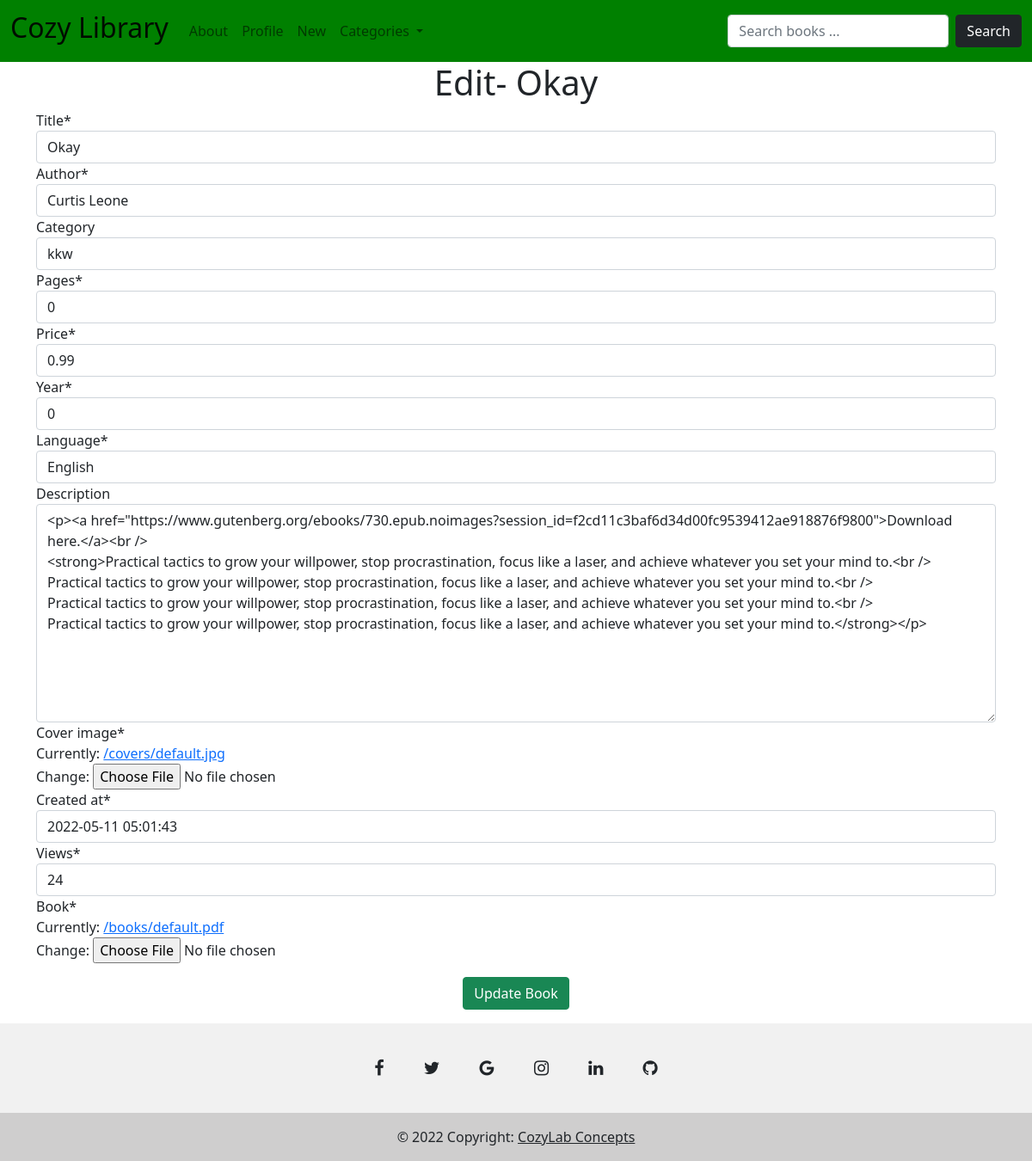
Screenshot of /book/3/update/ with the database file from the repository.
### cozylibrary/models.py (models this page shows, shortened)
class Book(models.Model):
    title = models.CharField(max_length=255, default="Dapo Adedire")
    author = models.CharField(max_length=255, default="Dapo Adedire")
    category = models.CharField(max_length=255, blank=True)
    pages = models.IntegerField(default=0)
    price = models.FloatField(default=0.99)
    year = models.IntegerField(default=0)
    language = models.CharField(max_length=255, default="English")
    description = RichTextField(max_length=1000, blank=True)
    cover_image = models.ImageField(upload_to="covers/", default="/covers/default.jpg")
    created_at = models.DateTimeField(default=datetime.now)
    views = models.IntegerField(default=0)
    book = models.FileField(default="/books/default.pdf", upload_to="books/")

### cozylibrary/views.py (the view)
# urls.py: path("book/<int:pk>/update/", views.BookUpdateView.as_view(), name="book_update"),
class BookUpdateView(UpdateView):
    model = models.Book
    fields = "__all__"
    template_name = "book_edit.html"

### templates/book_edit.html (shortened to what this page needs)
{% extends 'base.html' %}
{% load crispy_forms_tags %}
{% block content %}
    <div class="container">
        <div class="text-center">
            <h1>Edit- {{ book.title }}</h1>
        </div>
        <form action="{% url 'book_update' book.pk %}" method="POST">{% csrf_token %}
            {{ form|crispy}}
            <div class="text-center my-3">
                <button type="submit" class="btn btn-success">Update Book</button>
            </div>
        </form>
    </div>
{% endblock content %}

### rows the page displays
Book: title "Okay", author "Curtis Leone", category "kkw", pages "0", price "0.99", year "0", language "English", description "<p><a href=\"https://www.gutenberg.org/ebooks/730.epub.noimages?session_id=f2cd11c3baf6d34d00fc9539412ae918876f9800\">Download here.</a><br /> <strong>Practical tactics to grow your willpower, stop procrastination, focus like a laser, and achieve whatever you set your mind to.<br /> Practical tactics to grow your willpower, stop procrastination, focus like a laser, and achieve whatever you set your mind to.<br /> Practical tactics to grow your willpower, stop procrastination, focus like a laser, and achieve whatever you set your mind to.<br /> Practical tactics to grow your willpower, stop procrastination, focus like a laser, and achieve whatever you set your mind to.</strong></p>", created_at "2022-05-11 05:01:43", views "24"
